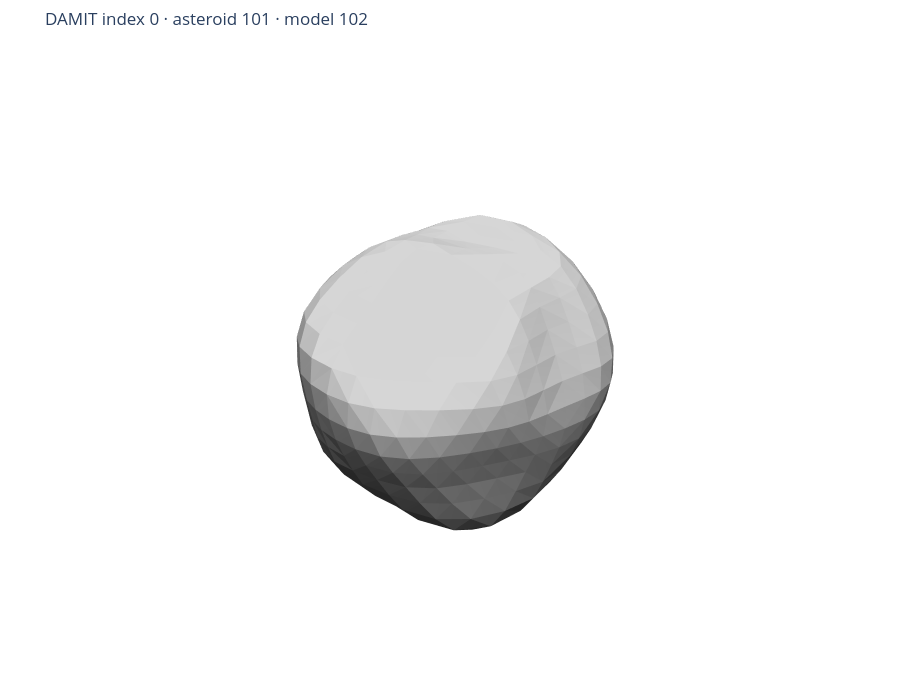

Notebook cell for this chart:
### Code cell
show_damit_mesh(dataset, index=0);

### Figure 1 — Plotly figure (JSON) as saved in the notebook; plotly's stock layout.template omitted (floating-point values rounded to 4 significant figures; data arrays with more than 128 entries replaced by an {"elided": "..."} marker saying what was removed)
{"data": [{"color": "lightgrey", "flatshading": true, "hoverinfo": "skip", "i": {"elided": "800 int values"}, "j": {"elided": "800 int values"}, "k": {"elided": "800 int values"}, "lighting": {"ambient": 0.18, "diffuse": 0.95, "fresnel": 0.02, "roughness": 0.95, "specular": 0.08}, "lightposition": {"x": 120, "y": 160, "z": 80}, "opacity": 1, "type": "mesh3d", "x": {"elided": "402 float values"}, "y": {"elided": "402 float values"}, "z": {"elided": "402 float values"}}], "layout": {"height": 700, "margin": {"b": 0, "l": 0, "r": 0, "t": 50}, "scene": {"aspectmode": "data", "camera": {"eye": {"x": 1.7, "y": 1.5, "z": 1}}, "xaxis": {"visible": false}, "yaxis": {"visible": false}, "zaxis": {"visible": false}}, "title": {"text": "DAMIT index 0 · asteroid 101 · model 102"}}}
